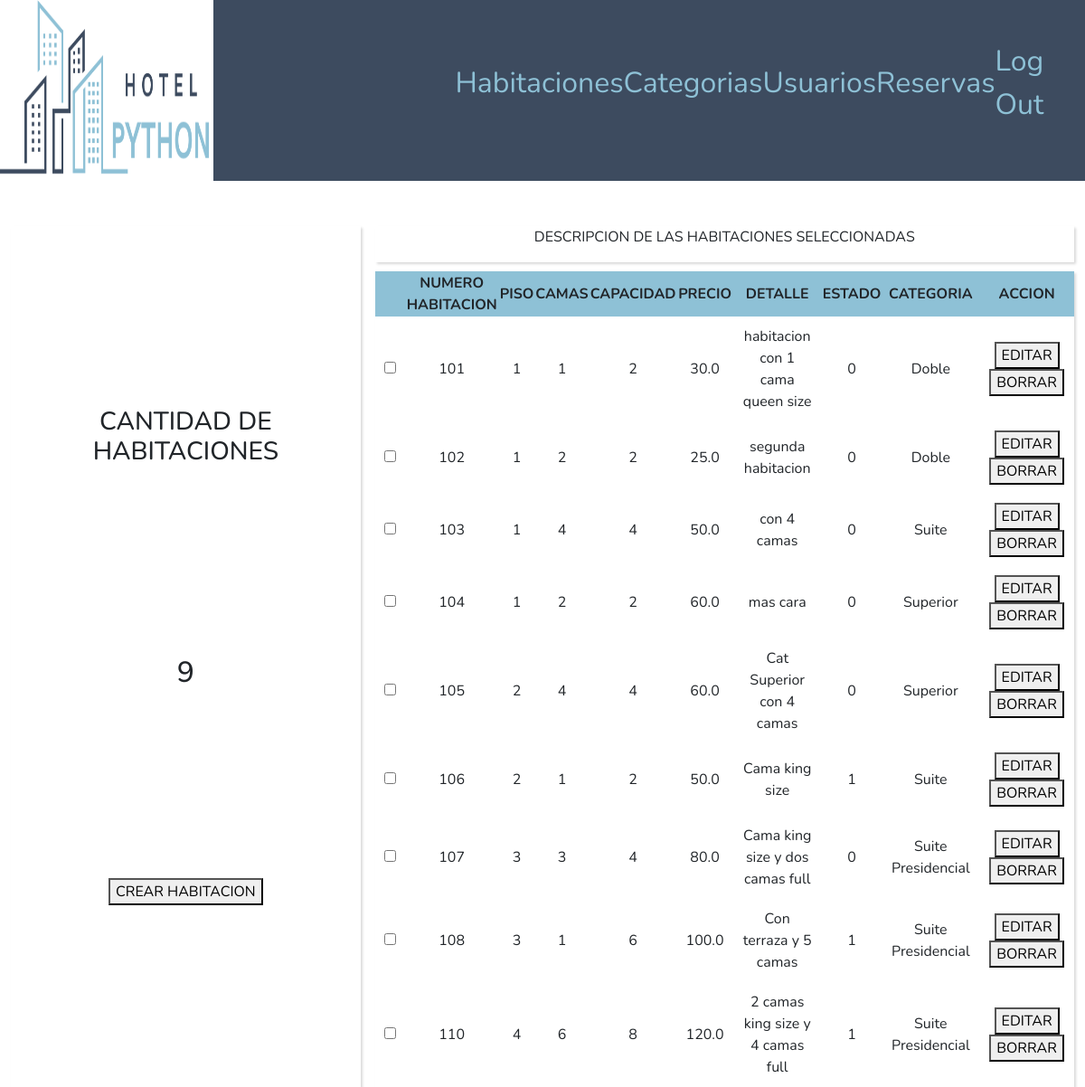
The page /habitacion_list/ (signed in) on the database its author committed.
### appstaff/models.py (models this page shows, shortened)
class Habitacion(models.Model):
    class Meta:
        db_table = 'habitacion'
    numero =  models.IntegerField( unique = True)
    piso = models.IntegerField(blank=True , null= True)
    camas = models.IntegerField(default=1)
    capacidad = models.IntegerField(blank=True , null= True)
    precio = models.FloatField(max_length=7, blank=True , null= True)
    detalle = models.CharField(max_length=150, blank=True , null= True)
    estado = models.IntegerField(default=1, help_text= 'Ocupada 0, Desocupada 1, Mantenimiento 2')
    categoria = models.ForeignKey(CategoriaHabitacion,  on_delete=models.CASCADE, blank=True , null= True)

class CategoriaHabitacion(models.Model):
    class Meta:
        db_table = 'categoria_habitacion'
    nombre = models.CharField(max_length=50, unique=True)
    descripcion = models.CharField(max_length=150)
    def __str__(self):
        return f'{self.nombre}'

### appstaff/views.py (the view)
# urls.py: path('habitacion_list/', views.habitacion_list, name= 'habitacion_list'),
def habitacion_list(request):
    habitaciones = Habitacion.objects.all()
    categorias = CategoriaHabitacion.objects.all()
    total_habitaciones = Habitacion.objects.count()
    return render(request, 'habitacion_list.html', {
        'habitaciones' : habitaciones,
        'categorias' : categorias,
        'cantidad': total_habitaciones,
    })

### templates/habitacion_list.html (shortened to what this page needs)
{% extends 'base_staff.html' %}
{% block main %}
<div class="wrapper">
    <div class="fast_dashboard">
        <h3>CANTIDAD DE HABITACIONES</h3>
        <h2>{{ cantidad }}</h2>
        <div>
            <button><a href="{% url 'create_habitacion' %}">CREAR HABITACION</a></button>
        </div>
    </div>
    <div class="crud">
        <div id="details">
            <div>
                <p>DESCRIPCION DE LAS HABITACIONES SELECCIONADAS</p>
            </div>
        </div>
        <div class="all_objects">
            <table>
                <thead>
                    <th></th>
                    <th>NUMERO HABITACION</th>
                    <th>PISO</th>
                    <th>CAMAS</th>
                    <th>CAPACIDAD</th>
                    <th>PRECIO</th>
                    <th>DETALLE</th>
                    <th>ESTADO</th>
                    <th>CATEGORIA</th>
                    <th>ACCION</th>
                </thead>
                {% for habitacion in habitaciones %}
                <tbody>
                    <tr >
                        <td>
                            <input type="checkbox" data-id={{ habitacion.id }}>
                        </td>
                        <td>
                            {{ habitacion.numero }}
                        </td>
                        <td>{{ habitacion.piso }}</td>
                        <td>{{ habitacion.camas }}</td>
                        <td>{{ habitacion.capacidad }}</td>
                        <td>{{ habitacion.precio }}</td>
                        <td>{{ habitacion.detalle }}</td>
                        <td>{{ habitacion.estado }}</td>
                        <td>{{ habitacion.categoria }}</td>
                        <td>
                            <button><a href="{% url 'edit_habitacion' habitacion.id %}">EDITAR</a></button>
                            <button><a href="{% url 'delete_habitacion' habitacion.id %}">BORRAR</a></button>
                        </td>
                    </tr>
                </tbody>
                {% endfor %}
            </table>
        </div>
    </div>
</div>
{% endblock %}

### static/css/style_staff.css (style rules this page uses)
* { margin: 0; font-family: 'Nunito', sans-serif; }
body { display: grid; margin: 0; height: 100vh; grid-template-rows: auto 1fr auto; }
a { text-decoration: none; }
a:visited , a:link { color: rgb(142, 193, 214); }
.wrapper a:visited , .wrapper a:link { color: black; }
.wrapper { display: grid; grid-template-columns:1fr 2fr; box-sizing: border-box; height: 90%; width: 100%; margin-top: 20px; margin-bottom: 20px; gap: 1rem; }
.fast_dashboard { display: flex; flex-direction: column; align-items: center; justify-content:space-evenly; box-shadow: rgba(0, 0, 0, 0.15) 1.95px 1.95px 2.6px; }
.crud { display: flex ; flex-direction: column; gap: 10px; }
#details { display: flex; justify-content: center; align-items: center; flex-grow: 1; box-shadow: rgba(0, 0, 0, 0.15) 1.95px 1.95px 2.6px; }
.all_objects { display: flex; justify-content: center; align-items: center; width: 100%; flex-grow: 2; box-shadow: rgba(0, 0, 0, 0.15) 1.95px 1.95px 2.6px; }
.all_objects >table { width: 100%; border-collapse: collapse; }
.all_objects >table td { border: none; padding: 10px; }
.all_objects >table th { background: rgb(142, 193, 214); height: 40px; }
.all_objects a { text-decoration: none; }
.all_objects a:visited ,.all_objects a:link { color: black; }

### static/css/staff.css (style rules this page uses)
.wrapper { display: grid; grid-template-columns:1fr 2fr; box-sizing: border-box; height: 90%; width: 100%; margin-top: 20px; margin-bottom: 20px; gap: 1rem; }
.fast_dashboard { display: flex; flex-direction: column; align-items: center; justify-content:space-evenly; box-shadow: rgba(0, 0, 0, 0.15) 1.95px 1.95px 2.6px; }
.crud { display: flex ; flex-direction: column; gap: 10px; }
#details { display: flex; justify-content: center; align-items: center; flex-grow: 1; box-shadow: rgba(0, 0, 0, 0.15) 1.95px 1.95px 2.6px; }
.all_objects { display: flex; justify-content: center; align-items: center; width: 100%; flex-grow: 2; box-shadow: rgba(0, 0, 0, 0.15) 1.95px 1.95px 2.6px; }
.all_objects >table { width: 100%; border-collapse: collapse; }
.all_objects >table td { border: none; padding: 10px; }
.all_objects >table th { background: rgb(142, 193, 214); height: 40px; }
.all_objects a { text-decoration: none; }
.all_objects a:visited ,.all_objects a:link { color: black; }

### rows shown on the page
Habitacion: numero "101", piso "1", camas "1", capacidad "2", precio "30.0", detalle "habitacion con 1 cama queen size", estado "0", categoria "Doble"
Habitacion: numero "102", piso "1", camas "2", capacidad "2", precio "25.0", detalle "segunda habitacion", estado "0", categoria "Doble"
Habitacion: numero "103", piso "1", camas "4", capacidad "4", precio "50.0", detalle "con 4 camas", estado "0", categoria "Suite"
Habitacion: numero "104", piso "1", camas "2", capacidad "2", precio "60.0", detalle "mas cara", estado "0", categoria "Superior"
Habitacion: numero "105", piso "2", camas "4", capacidad "4", precio "60.0", detalle "Cat Superior con 4 camas", estado "0", categoria "Superior"
Habitacion: numero "106", piso "2", camas "1", capacidad "2", precio "50.0", detalle "Cama king size", estado "1", categoria "Suite"
Habitacion: numero "107", piso "3", camas "3", capacidad "4", precio "80.0", detalle "Cama king size y dos camas full", estado "0", categoria "Suite Presidencial"
Habitacion: numero "108", piso "3", camas "1", capacidad "6", precio "100.0", detalle "Con terraza y 5 camas", estado "1", categoria "Suite Presidencial"
Habitacion: numero "110", piso "4", camas "6", capacidad "8", precio "120.0", detalle "2 camas king size y 4 camas full", estado "1", categoria "Suite Presidencial"

### other values the page prints
{{ cantidad }} "9"
